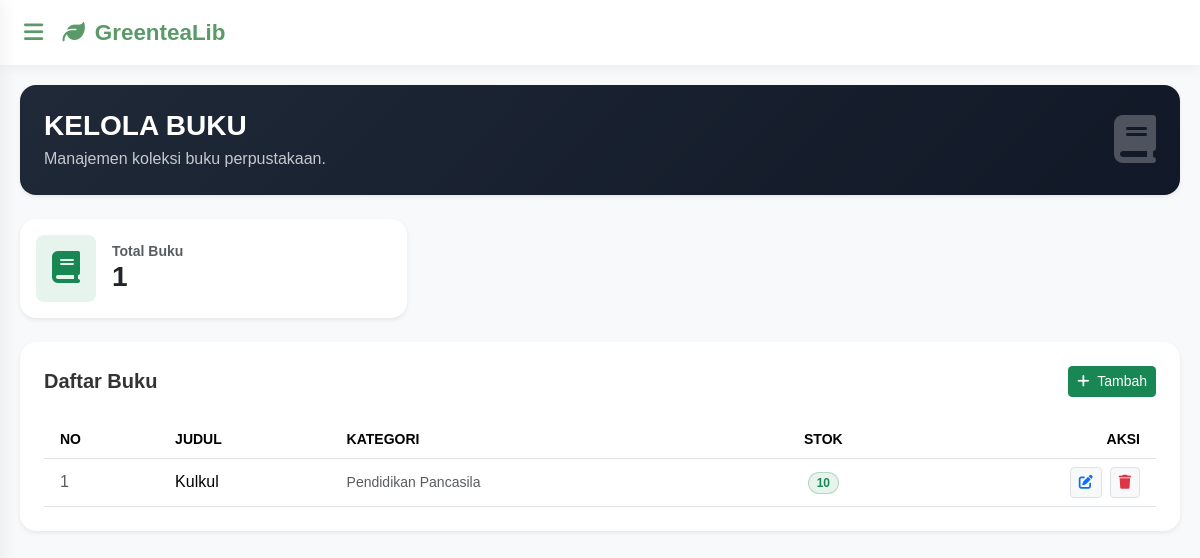
The page /Views/V_Buku.php (signed in) on the database as committed earlier.
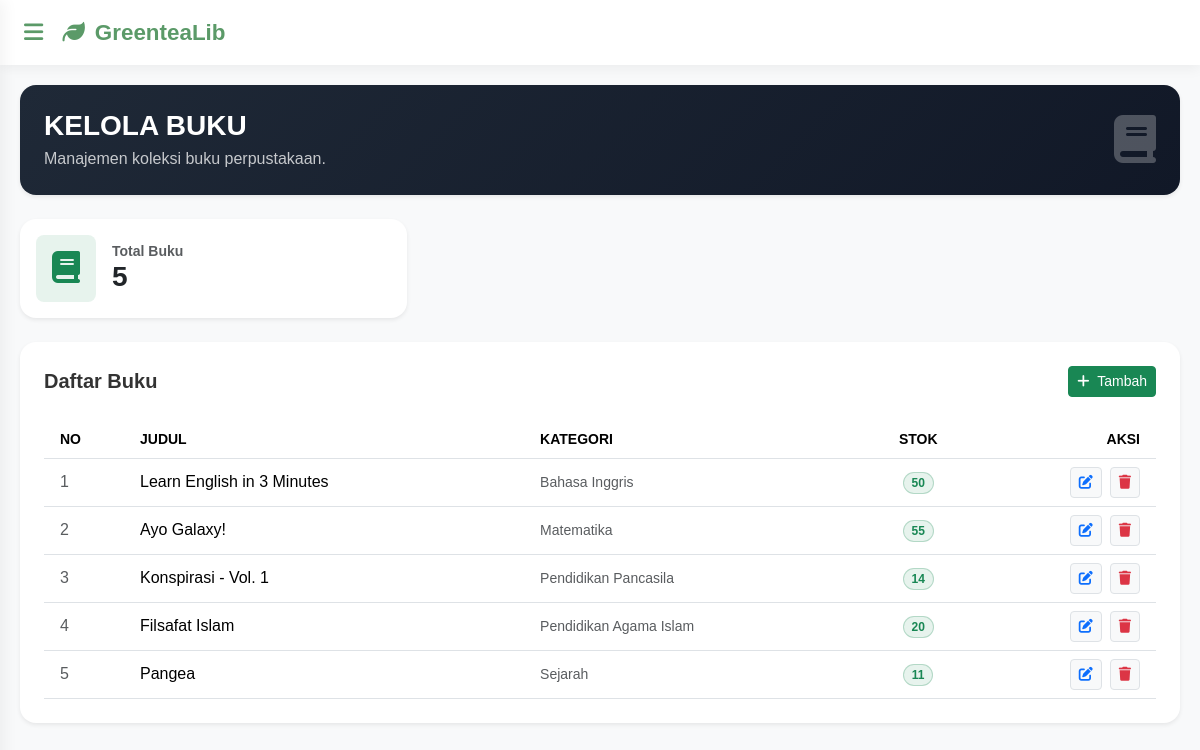
The same page on the database as committed later.
### tables this page shows
CREATE TABLE `buku` (
  `id` int(11) NOT NULL,
  `judul` varchar(255) NOT NULL,
  `kategori` enum('Matematika','Bahasa Indonesia','Bahasa Inggris','Pendidikan Agama Islam','Bahasa Sunda','Sejarah','Pendidikan Pancasila','Wirausaha','Akutansi') DEFAULT NULL,
  `stok` int(11) DEFAULT 0
);

### Controllers/C_Buku.php (called while the page is built)
<?php
include_once '../Models/M_Buku.php';
$buku = new M_Buku();
try{
    if(!empty($_GET['aksi'])){
        if(!($_GET['aksi'] == 'hapus')){
            if($_GET['aksi'] == 'edit'){
                $id = $_GET['id'];
                $bukus = $buku->SHOW_BUKU_BY_ID($id);
                include_once '../Views/V_UpdateBuku.php';
            }else{
                $id = $_POST['id'];
                $judul = $_POST['judul'];
                $kategori = $_POST['kategori'];
                $stok = $_POST['stok'];
                if($_GET['aksi'] == 'tambah'){
                    $buku->ADD_BUKU($id, $judul, $kategori, $stok);
                }elseif($_GET['aksi'] == 'update'){
                    $buku->UPDATE_BUKU($id, $judul, $kategori, $stok);
                }
            }
        }else{
        	$id = $_GET['id'];
        	$buku->DELETE_BUKU($id);
        }
    }else{
        $totalBuku = $buku->COUNT_BUKU();
        $bukus = $buku->SHOW_BUKU();
    }
}catch(Exception $e){
    echo $e->getMessage();
}

### Models/M_Connect.php (called while the page is built, shortened)
<?php
class M_Connect
{
	private $host = "localhost",
	$username = "root",
	$pass = "",
	$db = "aqxua_lib";
	function __construct()
	{
		$this->connect = mysqli_connect($this->host, $this->username, $this->pass, $this->db);
		if ($this->connect)
		{
			return $this->connect;
		}else{
			echo mysqli_connect_error();
		}
	}
}

### Models/M_Buku.php (called while the page is built, shortened)
<?php
include_once 'M_Connect.php';
class M_Buku{
    public function SHOW_BUKU()
    {
        $conn = new M_Connect();
        $sql = 'SELECT * FROM buku';
        $post = mysqli_query($conn->connect, $sql);
        if($post->num_rows > 0){
            while ($data = mysqli_fetch_object($post)){
                $result[] = $data;
            }
            return $result;
        }
    }
    public function COUNT_BUKU()
    {
        $conn = new M_Connect();
        $sql = "SELECT COUNT(*) as total FROM buku";
        $post = mysqli_query($conn->connect, $sql);
        $data = mysqli_fetch_object($post);
        return $data;
    }
}

### Views/V_Buku.php (the view, shortened to what the changed rows need)
<?php
    include_once '../Controllers/C_Buku.php';
    include_once 'HEADER.php';
?>
	<div class="col-12 col-md-4">
        <div class="card border-0 shadow-sm rounded-4 p-3 card-hover transition-all">
            <div class="d-flex align-items-center gap-3">
                <div>
                	<h6 class="text-muted mb-0 small uppercase fw-bold">Total Buku</h6>
                    <h3 class="fw-bold mb-0"><?= $totalBuku->total ?></h3>
				</div>
            </div>
        </div>
    </div> <br>
    <div class="bg-white rounded-4 shadow-sm p-4">
        <div class="table-responsive">
            <table class="table table-hover align-middle mb-0">
                <thead class="text-secondary small text-uppercase">
                    <tr>
                        <th scope="col" class="ps-3">No</th>
                        <th scope="col">Judul</th>
                        <th scope="col">Kategori</th>
                        <th scope="col" class="text-center">Stok</th>
                        <th scope="col" class="text-end pe-3">Aksi</th>
                    </tr>
                </thead>
                <tbody>
                    <?php
                        if(!empty($bukus)){
                            $no = 1;
                            foreach($bukus as $data){
                    ?>
                        <tr>
                            <td class="ps-3 text-muted">
                                <?= $no++ ?>
                            </td>
                            <td class="fw-medium">
                                <?= $data->judul ?>
                            </td>
                            <td>
                                <span class="text-muted small"><?= $data->kategori ?></span>
                            </td>
                            <td class="text-center">
                                <span class="badge rounded-pill bg-success bg-opacity-10 text-success border border-success border-opacity-25">
                                    <?= $data->stok ?>
                                </span>
                            </td>
                            <td class="text-end pe-3">
                                <div class="d-flex justify-content-end gap-2">
                                    <a href="../Controllers/C_Buku.php?aksi=edit&id=<?=$data->id ?>" class="btn btn-sm btn-light border text-primary" title="Update">
                                        <i class="fas fa-edit"></i>
                                    </a>
                                    <a href="../Controllers/C_Buku.php?aksi=hapus&id=<?=$data->id ?>" class="btn btn-sm btn-light border text-danger" onclick="return confirm('Hapus buku <?= $data->judul ?>?')" title="Delete">
                                        <i class="fas fa-trash"></i>
                                    </a>
                                </div>
                            </td>
                        </tr>
                    <?php }}else{
                        echo '<p class="text-center text-muted">Data tidak tersedia</p>';
                    }?>
                </tbody>
            </table>
        </div>
    </div>
<?php include_once 'FOOTER.php'; ?>

Rows that differ between the two databases and show on the page:
removed buku: judul "Kulkul", kategori "Pendidikan Pancasila", stok "10"
added buku: judul "Learn English in 3 Minutes", kategori "Bahasa Inggris", stok "50"
added buku: judul "Ayo Galaxy!", kategori "Matematika", stok "55"
added buku: judul "Konspirasi - Vol. 1", kategori "Pendidikan Pancasila", stok "14"
added buku: judul "Filsafat Islam", kategori "Pendidikan Agama Islam", stok "20"
added buku: judul "Pangea", kategori "Sejarah", stok "11"
Other text that changed with them:
$totalBuku->total: "1" → "5"
